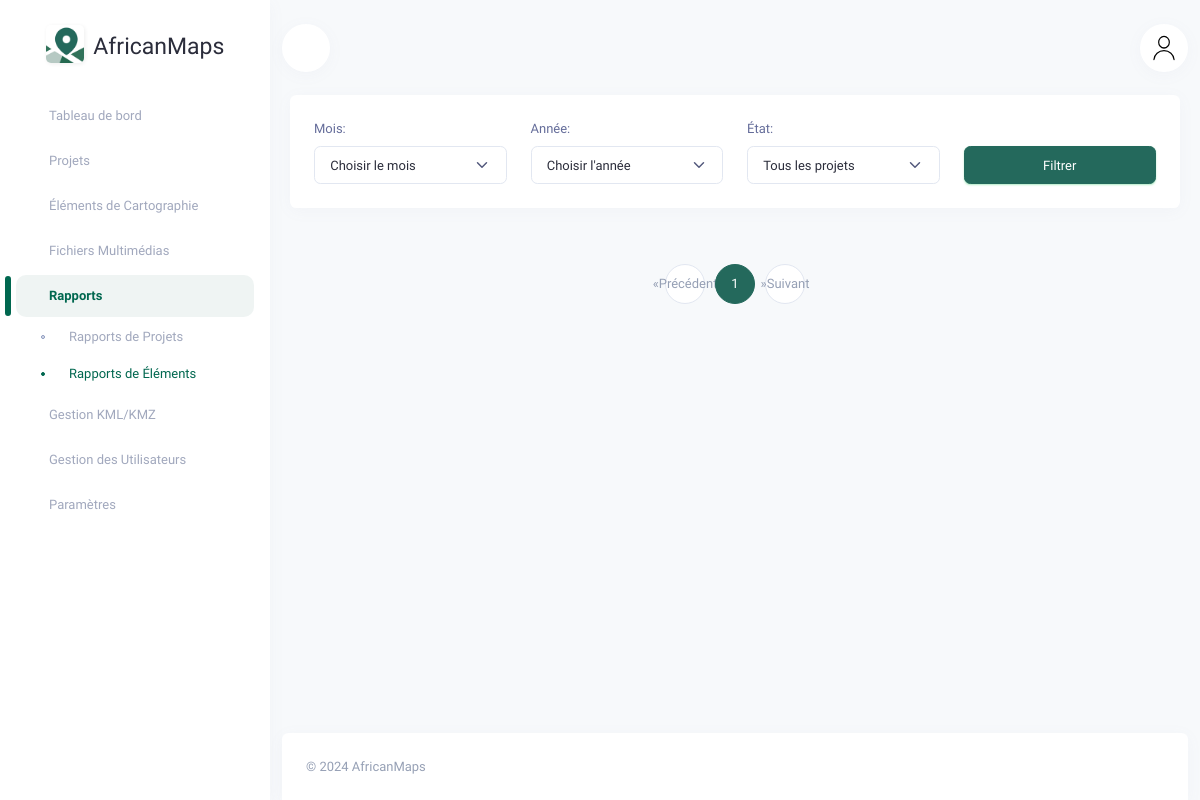
The page /rapport/elements/ on the database as committed earlier.
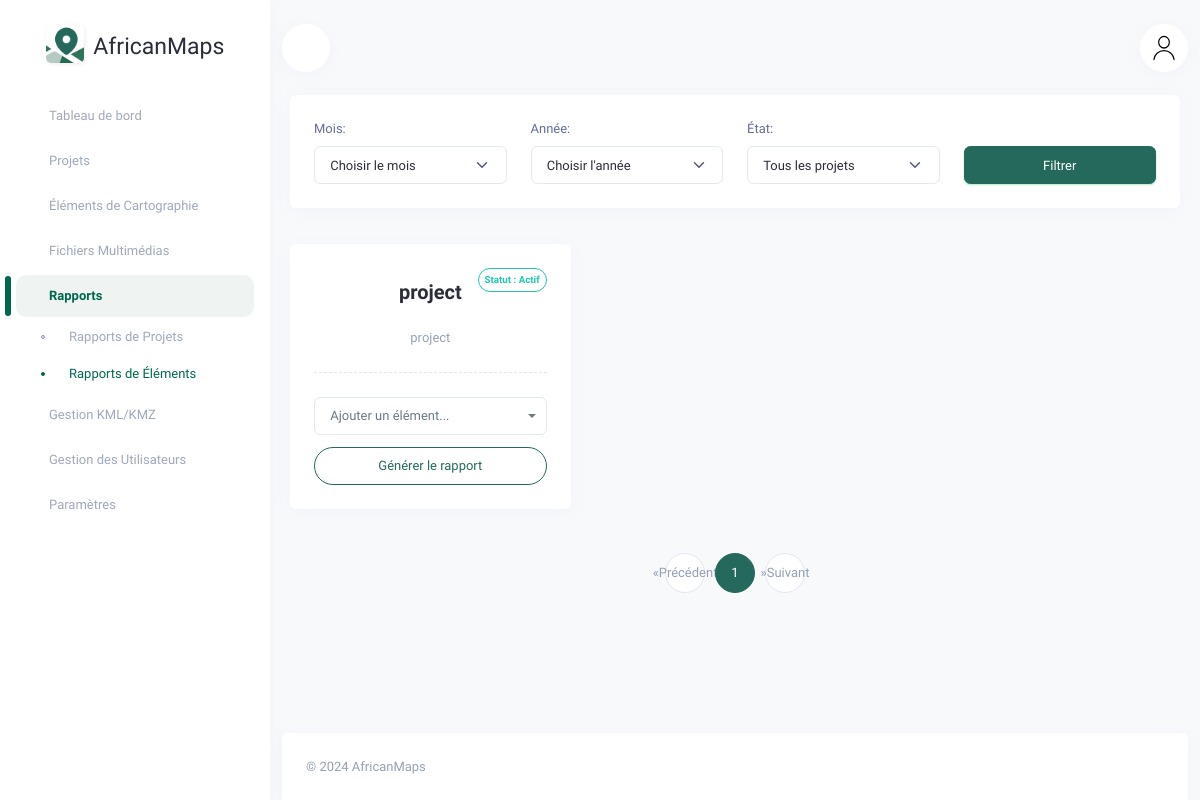
The same page on the database as committed later.
### dashboard_app/models.py (models this page shows, shortened)
class Location(models.Model):
    geojson = models.TextField()
    description = models.TextField()
    name = models.CharField(max_length=100)
    created_at = models.DateTimeField(auto_now_add=True)
    archived = models.BooleanField(default=False)

### dashboard_app/views.py (the view, shortened to what this page needs)
# urls.py: path('rapport/elements/', views.elements_rapport, name='elements-rapport'),
def elements_rapport(request):
    if request.method == "GET":
        month = request.GET.get('month')
        year = request.GET.get('year')
        archived = request.GET.get('archived')
        location_id = request.GET.get('location_id')
        locations = Location.objects.all().order_by('-created_at')
        if archived == 'archived':
            locations = locations.filter(archived=True)
        elif archived == 'non_archived':
            locations = locations.filter(archived=False)
        items = Item.objects.filter(location_id=location_id).prefetch_related('media_files')
        if month and not year:
            current_year = datetime.now().year
            items = items.filter(created_at__year=current_year, created_at__month=month)
        elif year:
            items = items.filter(created_at__year=year)
            if month:
                items = items.filter(created_at__month=month)
        paginator = Paginator(locations, 9)
        page_number = request.GET.get('page')
        page_obj = paginator.get_page(page_number)
        months = [{'name': datetime(2000, i, 1).strftime('%B'), 'value': i} for i in range(1, 13)]
        years = range(2020, datetime.now().year + 1)
        context = {
            'locations': locations,
            'page_obj': page_obj,
            'months': months,
            'years': years,
        }
        return render(request, 'dashboard_app/web/elements_report.html', context)
    return HttpResponse("Méthode de requête non valide.", status=400)

### dashboard_app/context_processors.py (called while the page is built)
def user_context(request):
    user = request.user
    return {
        'username': user.username if user.is_authenticated else 'Invité',
        'role': 'Administrateur' if user.is_staff else 'Utilisateur',
    }

### dashboard_app/templates/dashboard_app/web/elements_report.html (shortened to what the changed rows need)
{% extends 'dashboard_app/web/base.html' %}
{% load static %}
{% block content %}
<div class="row">
    {% for location in page_obj %}
    <div class="col-md-6 col-lg-4">
        <div class="card">
            <div class="card-body">
                <div class="position-absolute top-0 end-0 mt-3 me-3 text-end">
                    {% if location.archived %}
                        <span class="badge rounded-pill bg-transparent border border-danger text-danger p-1 d-block">
                            Statut : Archivé
                        </span>
                    {% else %}
                        <span class="badge rounded-pill border border-success text-success p-1 d-block">
                            Statut : Actif
                        </span>
                    {% endif %}
                </div>
                <div class="text-center border-dashed-bottom pb-3">
                    <h5 class="fw-bold my-2 fs-20">{{ location.name }}</h5>
                    <p class="text-muted mt-3 mb-0">{{ location.description|truncatechars:100 }}</p>
                </div>
                <div class="mt-3">
                    <form method="post" action="{% url 'elements-rapport' %}">
                        <div class="form-group">
                        </div>
                        <button type="submit" class="btn rounded-pill btn-outline-primary w-100 mt-2">Générer le rapport</button>
                    </form>
                </div>
            </div>
        </div>
    </div>
    {% endfor %}
</div>
<ul class="pagination justify-content-center">
    {% for num in page_obj.paginator.page_range %}
        {% if page_obj.number == num %}
            <li class="page-item active">
                <a class="page-link" href="#">{{ num }}</a>
            </li>
        {% else %}
            <li class="page-item">
                <a class="page-link" href="?page={{ num }}">{{ num }}</a>
            </li>
        {% endif %}
    {% endfor %}
</ul>
{% endblock content %}

Rows that differ between the two databases and show on the page:
added Location: archived "Statut : Actif", name "project", description "project"
